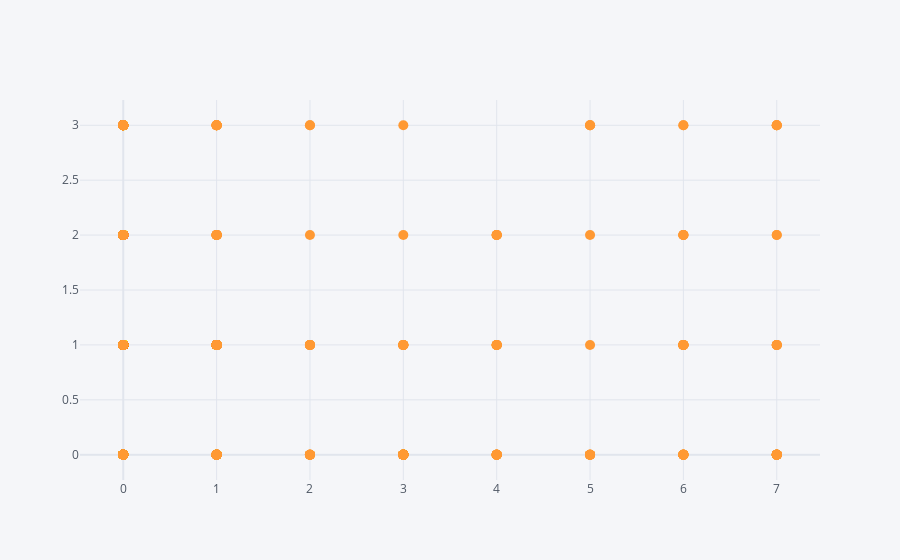

The code cell stored with this chart in its notebook:
### Code cell
df.iplot(kind='scatter',x='LET_IS',y='INF_ANAM',mode='markers',size=10)

### Figure 1 — Plotly figure (JSON) as saved in the notebook; plotly's stock layout.template omitted (floating-point values rounded to 4 significant figures; data arrays with more than 128 entries replaced by an {"elided": "..."} marker saying what was removed)
{"data": [{"line": {"color": "rgba(255, 153, 51, 1.0)", "dash": "solid", "shape": "linear", "width": 1.3}, "marker": {"size": 10, "symbol": "circle"}, "mode": "markers", "name": "INF_ANAM", "text": "", "type": "scatter", "x": {"elided": "1700 int values"}, "y": {"elided": "1700 int values"}}], "layout": {"legend": {"bgcolor": "#F5F6F9", "font": {"color": "#4D5663"}}, "paper_bgcolor": "#F5F6F9", "plot_bgcolor": "#F5F6F9", "title": {"font": {"color": "#4D5663"}}, "xaxis": {"gridcolor": "#E1E5ED", "showgrid": true, "tickfont": {"color": "#4D5663"}, "title": {"font": {"color": "#4D5663"}, "text": ""}, "zerolinecolor": "#E1E5ED"}, "yaxis": {"gridcolor": "#E1E5ED", "showgrid": true, "tickfont": {"color": "#4D5663"}, "title": {"font": {"color": "#4D5663"}, "text": ""}, "zerolinecolor": "#E1E5ED"}}}
